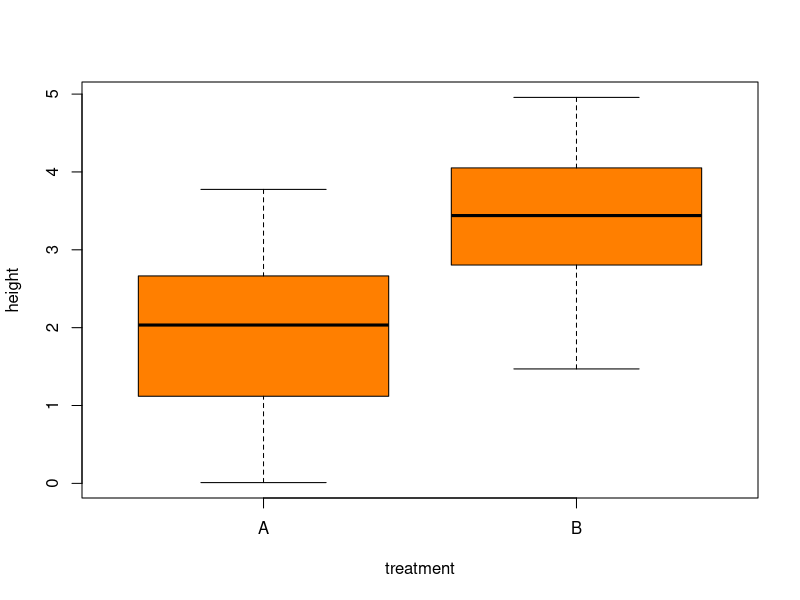
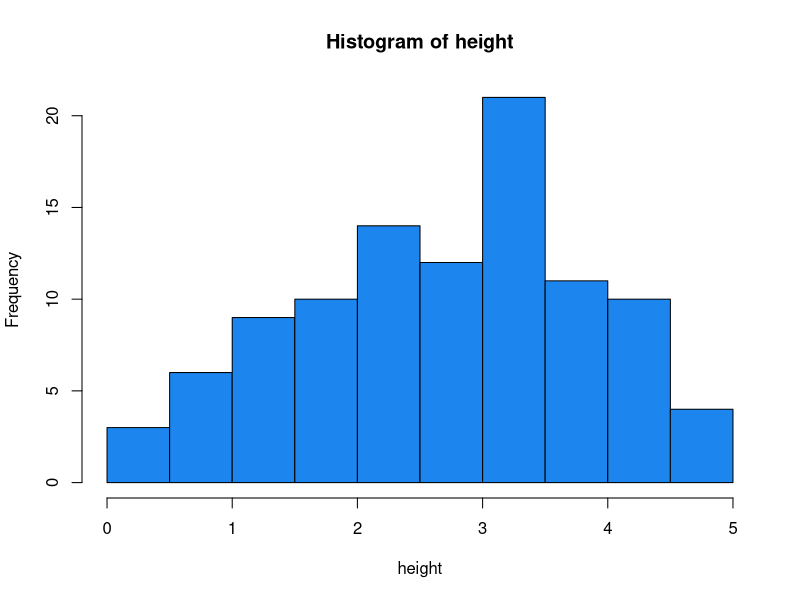
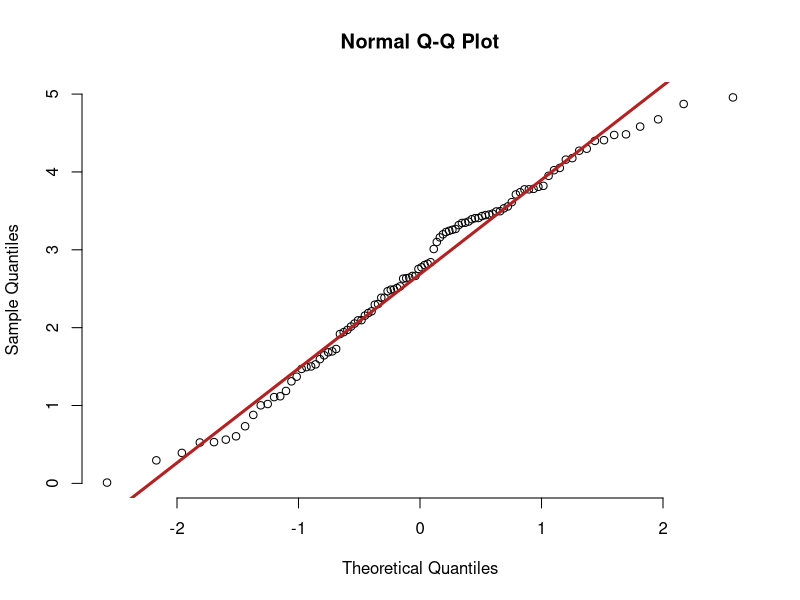

Reproduce these figures in R, in order.
## ---- chunk 1
knitr::opts_chunk$set(
	echo = TRUE,
	message = FALSE,
	warning = FALSE
)
## ---- chunk 2
data<-read.csv("data/03_waterpl.csv", header = TRUE, sep = ";")
attach(data)
## ---- chunk 3
t.test(height~treatment)
## ---- chunk 4
boxplot(height~treatment, col = "darkorange1")
## ---- chunk 5
shapiro.test(height)
hist(height, col = "dodgerblue2")
## ---- chunk 6
qqnorm(data$height, pch = 1, frame = FALSE)
qqline(data$height, col = "firebrick", lwd = 3)
## ---- chunk 7
sessionInfo()
